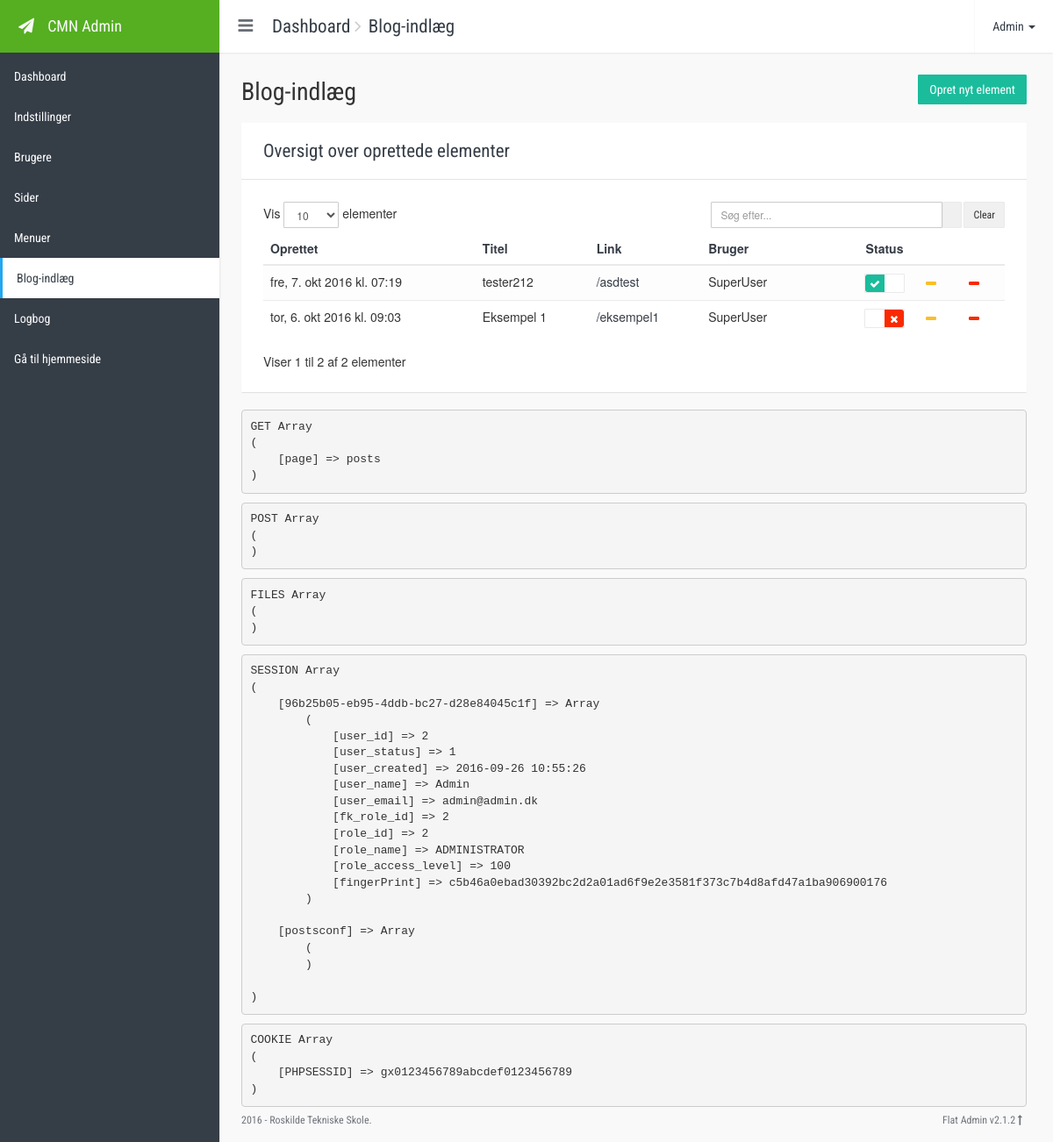
/cmk-cms/index.php?page=posts (signed in), run on the app's committed database.
### tables this page shows
CREATE TABLE IF NOT EXISTS `posts` (
  `post_id` int(10) unsigned NOT NULL AUTO_INCREMENT,
  `post_title` varchar(55) NOT NULL,
  `post_content` text NOT NULL,
  `post_meta_description` varchar(155) DEFAULT NULL,
  `post_time` timestamp NOT NULL DEFAULT CURRENT_TIMESTAMP,
  `post_url_key` varchar(50) NOT NULL,
  `post_status` tinyint(1) unsigned NOT NULL,
  `fk_user_id` mediumint(8) unsigned NOT NULL,
  PRIMARY KEY (`post_id`),
  KEY `fk_user_id` (`fk_user_id`)
);

CREATE TABLE IF NOT EXISTS `users` (
  `user_id` mediumint(8) unsigned NOT NULL AUTO_INCREMENT,
  `user_status` tinyint(1) unsigned NOT NULL DEFAULT '1' COMMENT '0=Disabled, 1=Enabled',
  `user_created` timestamp NOT NULL DEFAULT CURRENT_TIMESTAMP,
  `user_name` varchar(100) NOT NULL,
  `user_email` varchar(100) NOT NULL,
  `user_password` varchar(255) NOT NULL,
  `fk_role_id` tinyint(3) unsigned NOT NULL DEFAULT '4',
  PRIMARY KEY (`user_id`),
  KEY `fk_role_id` (`fk_role_id`)
);

### cmk-cms/config.php (called while the page is built, shortened)
<?php
$include_path = 'includes/';
include $include_path.'classes/db_conf.php';
include $include_path.'classes/events.php';
$DB=new DB();
require $include_path . 'functions.php';
$timeStamp=FORMATTED_TIME;
$icons =
[
	'caret-down'	=> '<i class="fa fa-caret-down fa-fw" aria-hidden="true"></i>',
	'check'			=> '<i class="fa fa-check fa-fw" aria-hidden="true"></i>',
	'create'		=> '<i class="fa fa-plus fa-fw" aria-hidden="true"></i>',
	'edit'			=> '<i class="fa fa-pencil fa-fw" aria-hidden="true"></i>',
	'external-link'	=> '<i class="fa fa-external-link fa-fw" aria-hidden="true"></i>',
	'delete'		=> '<i class="fa fa-trash-o fa-fw" aria-hidden="true"></i>',
	'save'			=> '<i class="fa fa-floppy-o fa-fw" aria-hidden="true"></i>',
	'search'		=> '<i class="fa fa-search fa-fw" aria-hidden="true"></i>',
	'preview'		=> '<i class="fa fa-eye fa-fw" aria-hidden="true"></i>',
	'times'			=> '<i class="fa fa-times fa-fw" aria-hidden="true"></i>',
	'dashboard'		=> '<i class="fa fa-dashboard fa-fw" aria-hidden="true"></i>',
	'warning'		=> '<i class="fa fa-exclamation-triangle fa-fw" aria-hidden="true"></i>',
	'users'			=> '<i class="fa fa fa-users fa-fw" aria-hidden="true"></i>',
	'files'			=> '<i class="fa fa-files-o fa-fw" aria-hidden="true"></i>',
	'file-text'		=> '<i class="fa fa-file-text-o fa-fw" aria-hidden="true"></i>',
	'puzzle'		=> '<i class="fa fa-puzzle-piece fa-fw" aria-hidden="true"></i>',
	'sitemap'		=> '<i class="fa fa-sitemap fa-fw" aria-hidden="true"></i>',
	'comment'		=> '<i class="fa fa-comment fa-fw" aria-hidden="true"></i>',
	'comments'		=> '<i class="fa fa-comments-o fa-fw" aria-hidden="true"></i>',
	'sign-in'		=> '<i class="fa fa-sign-in fa-fw" aria-hidden="true"></i>',
	'sign-out'		=> '<i class="fa fa-sign-out fa-fw" aria-hidden="true"></i>',
	'sort'			=> '<i class="fa fa-sort fa-fw sortable-handle" aria-hidden="true"></i>',
	'sort-asc'		=> '<i class="fa fa-sort-amount-asc fa-fw" aria-hidden="true"></i>',
	'sort-desc'		=> '<i class="fa fa-sort-amount-desc fa-fw" aria-hidden="true"></i>',
	'user'			=> '<i class="fa fa-user fa-fw" aria-hidden="true"></i>',
	'previous'		=> '<i class="fa fa-angle-left fa-fw" aria-hidden="true"></i>',
	'next'			=> '<i class="fa fa-angle-right fa-fw" aria-hidden="true"></i>',
	'history'		=> '<i class="fa fa-history fa-fw" aria-hidden="true"></i>',
	'settings'		=> '<i class="fa fa-cog fa-fw" aria-hidden="true"></i>',
	'link'			=> '<i class="fa fa-link fa-fw" aria-hidden="true"></i>'
];
$buttons =
[
	'save'		=> 'btn btn-success',
	'create'	=> 'btn btn-success',
	'edit'		=> 'btn btn-warning btn-xs',
	'delete'	=> 'btn btn-danger btn-xs',
	'primary'	=> 'btn btn-primary',
	'default'	=> 'btn btn-default'
];
$show_pages_length=[
    '1'=>1,
    '2'=>2,
    '3'=>3,
    '10'=>10,
    '25'=>25,
    '50'=>50,
    '100'=>100,
];

### cmk-cms/includes/classes/db_conf.php (called while the page is built, shortened)
<?php
    class DB{
        private $h = "localhost";
        private $u = "root";
        private $p = "";
        private $d = "hfp2_nco_cms";
        protected $conn;
        public $countrows=true;
        function __construct(){
            $this->conn = new mysqli($this->h, $this->u, $this->p, $this->d);
            $this->conn->set_charset("utf8");
            $this->conn->query("SET lc_time_names='da_DK';");
        }
        function find($table,$obj = null){
            $parameters = array();
            if($obj){
                if(isset($obj['join'])){
                    foreach ($obj['join'] as $k=>$v) {
                        $parameters[] 	= $v['type'] . " JOIN " . $v['table'] . " ON " . $v['cond'];
                    }
                }
                if(isset($obj['cond']))  $parameters[] = "WHERE " . $obj['cond'];
            }
            $fields = $obj && isset($obj['fields']) ? $obj['fields'] : '*';
            $queryDefault="SELECT " . $fields . " FROM " . $table;
            $query=$queryDefault;
            if(count($parameters) > 0)
                $query .= " " . join(" ",$parameters);
            $result = $this->conn->query($query);
            $this->row_totals=$result->num_rows;
            if($this->countrows && $obj){
                if(isset($obj['order'])) $parameters[] = "ORDER BY " . $obj['order'];
                if(isset($obj['limit'])) $parameters[] = "LIMIT " . $obj['limit'];
                if(count($parameters) > 0)
                    $query = $queryDefault." " . join(" ",$parameters);
                $result = $this->conn->query($query);
                $this->row_totals_second=$result->num_rows;
            }
            $r2=array();
            if(!$result){
                query_error($this->conn->error,$query,__LINE__,__FILE__);
            }else if($result->num_rows > 0){
                while ($row = $result->fetch_assoc()) {
                    $r2[]=$row;
                }
            }
            return $r2;
        }
    }
?>

### cmk-cms/view/posts.php (the view, shortened to what this page needs)
<?php
$page_length = isset($_SESSION[$view_file.'conf']['page_length'])	? intval($_SESSION[$view_file.'conf']['page_length'])	: DEFAULT_PAGE_LENGTH;
$page_no 	 = isset($_SESSION[$view_file.'conf']['page_no'])		? $_SESSION[$view_file.'conf']['page_no']	: 1;
$sort_by	 = isset($_SESSION[$view_file.'conf']['sort_by'])		? $_SESSION[$view_file.'conf']['sort_by']	: 'created';
$order 		 = isset($_SESSION[$view_file.'conf']['order'])		? $_SESSION[$view_file.'conf']['order']	: 'desc';
$search 	 = isset($_SESSION[$view_file.'conf']['search'])		? $_SESSION[$view_file.'conf']['search']	: '';
$icon_created		= $icon_title = $icon_link = $icon_user = $icon_status = '';
if ($order  == 'desc')
{
	$new_order	= 'asc';
	$icon		= $icons['sort-desc'];
}
else
{
	$new_order	= 'desc';
	$icon		= $icons['sort-asc'];
}
switch($sort_by)
{
	case 'created':
		$icon_created	= $icon;
		$sorting="post_time ".$order;
		break;
}
?>
<div class="page-title">
	<a class="<?php echo $buttons['create'] ?> pull-right" href="index.php?page=post-create" data-page="post-create"><?php echo $icons['create'] . CREATE_ITEM ?></a>
	<span class="title">
		<?php
		echo $view_files[$view_file]['icon'] . ' ' . $view_files[$view_file]['title']
		?>
	</span>
</div>
<div class="card">
	<div class="card-header">
		<div class="card-title">
			<div class="title"><?php echo OVERVIEW_TABLE_HEADER ?></div>
		</div>
	</div>
	<div class="card-body">
		<div class="row">
			<div class="col-md-4">
				<form class="form-inline" data-page="<?php echo $view_file;?>">
					<label class="font-weight-300">
						Vis
						<select class="form-control input-sm" name="page-length" data-change="submit-form">
							<?php foreach($show_pages_length as $k=>$v){?>
								<option value="<?php echo $k?>" <?php echo $page_length == $k ? "selected" : "" ?>><?php echo $v?></option>
							<?php }?>
						</select>
						elementer
					</label>
				</form>
			</div>
			<div class="col-md-5 col-md-offset-3 text-right">
				<form data-page="<?php echo $view_file;?>">
					<div class="input-group input-group-sm">
						<input type="search" name="search" id="search" class="form-control" placeholder="<?php echo PLACEHOLDER_SEARCH ?>" value="<?php if($search) echo  $search;?>">
						<span class="input-group-btn">
							<button class="btn btn-default" type="submit"><?php echo $icons['search'] ?></button>
						</span>
						<span class="input-group-btn"></span>
						<span class="input-group-btn">
							<button class="btn btn-default" type="submit" name="clear" id="clear" value="search">Clear</button>
						</span>
					</div>
				</form>
			</div>
		</div>
		<div class="table-responsive">
			<table class="table table-hover table-striped">
				<thead>
				<tr>
					<th>
						<a href="index.php?page=<?php echo $view_file;?>&sort-by=created&order=<?php echo $new_order;?>" data-page="<?php echo $view_file;?>" data-params="sort-by=created&order=asc" title="<?php echo SORT_BY_THIS_COLUMN ?>"><?php echo $icon_created .  CREATED ?></a>
					</th>
					<th>
						<a href="index.php?page=<?php echo $view_file;?>&sort-by=title&order=<?php echo $new_order;?>" data-page="<?php echo $view_file;?>" data-params="sort-by=title&order=asc" title="<?php echo SORT_BY_THIS_COLUMN ?>"><?php echo $icon_title .  TITLE ?></a>
					</th>
					<th>
						<a href="index.php?page=<?php echo $view_file;?>&sort-by=url&order=<?php echo $new_order;?>" data-page="<?php echo $view_file;?>" data-params="sort-by=address&order=asc" title="<?php echo SORT_BY_THIS_COLUMN ?>"><?php echo $icon_link .  URL ?></a>
					</th>
					<th>
						<a href="index.php?page=<?php echo $view_file;?>&sort-by=user-name&order=<?php echo $new_order;?>" data-page="<?php echo $view_file;?>" data-params="sort-by=user-name&order=asc" title="<?php echo SORT_BY_THIS_COLUMN ?>"><?php echo $icon_user .  USER ?></a>
					</th>
					<th class="icon"></th>
					<th class="toggle">
						<a href="index.php?page=<?php echo $view_file;?>&sort-by=status&order=<?php echo $new_order;?>" data-page="<?php echo $view_file;?>" data-params="sort-by=status&order=asc" title="<?php echo SORT_BY_THIS_COLUMN ?>"><?php echo $icon_status .  STATUS ?></a>
					</th>
					<th class="icon"></th>
					<th class="icon"></th>
				</tr>
				</thead>
				<tbody>
				<?php
				$offset=$page_length*($page_no-1);
				$sql_options=array(
					'fields'=>'post_id,post_status,DATE_FORMAT(post_time,"'.$timeStamp.'") AS created,user_name,post_title,post_url_key',
					'order'=> $sorting,
					'limit'=> $page_length . " OFFSET " . $offset,
					'join'=>array(
						array('type'=>'INNER','table'=>'users','cond'=>'fk_user_id=user_id'))
				);
				$result=$DB->find('posts',$sql_options);
				$items_total = $DB->row_totals;
				$items_current_total = $DB->row_totals_second;
				foreach($result as $v){
				?>
				<tr>
					<td><?php echo $v['created']; ?></td>
					<td><?php echo $v['post_title']; ?></td>
					<td><a href="../<?php echo $v['post_url_key']; ?>" target="_blank">/<?php echo $v['post_url_key']; ?></a></td>
					<td><?php echo $v['user_name']; ?></td>
					<td class="icon">
					</td>
					<td class="toggle">
					</td>
					<td class="icon">
						<a class="<?php echo $buttons['edit'] ?>" href="index.php?page=post-edit&id=<?php echo $v['post_id']; ?>" data-page="post-edit" data-params="id=<?php echo $v['post_id']; ?>" title="<?php echo EDIT_ITEM ?>"><?php echo $icons['edit'] ?></a>
					</td>
					<td class="icon">
						<a class="<?php echo $buttons['delete'] ?>" data-toggle="confirmation" href="index.php?page=<?php echo $view_file;?>&id=<?php echo $v['post_id']; ?>&delete" data-page="<?php echo $view_file;?>" data-params="id=<?php echo $v['post_id']; ?>&delete" title="<?php echo DELETE_ITEM ?>"><?php echo $icons['delete'] ?></a>
					</td>
				</tr>
				<?php }?>
				</tbody>
			</table>
		</div>
		<div class="row">
			<div class="col-md-3">
				<?php echo sprintf(SHOWING_ITEMS_AMOUNT, ($items_current_total == 0 ? 0 : $offset+1) , $offset+$items_current_total, $items_total) ?>
			</div>
			<div class="col-md-9 text-right">
			</div>
		</div>
	</div>
</div>
<?php
if (DEVELOPER_STATUS) { show_developer_info(); }

### cmk-cms/css/style.css (style rules this page uses)
html { height: 100%; }
body { padding-top: 0; height: 100%; position: relative; }
* { outline: none; }
a { text-decoration: none; }
.font-weight-300 { font-weight: 300; }
.page-title { font-family: 'Roboto Condensed', sans-serif; margin-left: -10px; margin-right: -10px; padding: 15px 10px; margin-bottom: 0px; height: auto; }
.page-title .title { font-size: 2em; }
.card { background-color: #FFF; border-radius: 1px; overflow: hidden; position: relative; }
.card .card-body { padding: 25px; }
.card .card-header .card-title { padding: 1.2em 25px; float: left; }
.card .card-header .card-title .title { font-family: 'Roboto Condensed', sans-serif; font-size: 1.5em; text-decoration: none; }
.card .card-header:after { content: ''; display: block; clear: both; }
.btn { border-radius: 1px; border-width: 1px; font-family: 'Roboto Condensed', sans-serif; }
.btn-group-lg > .btn, .btn-group-lg > .btn-lg, .input-group-sm>.input-group-btn>.btn { border-radius: 1px; }
.form-control, .input-group-sm>.form-control { border-radius: 1px; box-shadow: none; }
th.icon, td.icon { width: 49px; }
th.toggle, td.toggle { text-align: center; width: 78px; }

### cmk-cms/css/themes/flat-new.css (style rules this page uses)
.flat-blue { background-color: #F9F9F9; }
.flat-blue a { color: #363c46; }
.flat-blue .card { box-shadow: 0 1px 1px rgba(0, 0, 0, 0.1); border: 0px solid #E4E4E4; }
.flat-blue .card .card-header { border-bottom: 1px solid #E4E4E4; }
.flat-blue .card .card-header .title { color: #353d47; }
.flat-blue .btn.btn-default { background-color: #F0F0F0; border-color: #EAEAEA; }
.flat-blue .btn.btn-success, .bootstrap-switch .bootstrap-switch-handle-on.bootstrap-switch-success { background-color: #1ABC9C; color: #FFF; border-color: #1ABC9C; }
.flat-blue .btn.btn-warning { background-color: #FABE28; color: #FFF; border-color: #FABE28; }
.flat-blue .btn.btn-danger, .bootstrap-switch .bootstrap-switch-handle-off.bootstrap-switch-danger { background-color: #FA2A00; color: #FFF; border-color: #FA2A00; }
.flat-blue .table > tbody > tr > td, .flat-blue .table > tbody > tr > th, .flat-blue .table > tfoot > tr > td, .flat-blue .table > tfoot > tr > th { border-color: #EAEAEA; }
.flat-blue .table > thead > tr > th { border-color: #EAEAEA; }
.flat-blue .table.table-striped > tbody > tr:nth-of-type(odd) { background-color: #FDFDFD; }

### data on the page
posts: created "fre, 7. okt 2016 kl. 07:19", post_title "tester212", post_url_key "asdtest", fk_user.user_name "SuperUser"
posts: created "tor, 6. okt 2016 kl. 09:03", post_title "Eksempel 1", post_url_key "eksempel1", fk_user.user_name "SuperUser"

### other printed values
$view_files['index']['title'] "Dashboard"
$view_files['posts']['title'] "Blog-indlæg"
$user['user_name'] "Admin"
$details['title'] "Dashboard"
$details['title'] "Indstillinger"
$details['title'] "Brugere"
$details['title'] "Sider"
$details['title'] "Menuer"
$details['title'] "Blog-indlæg"
$details['title'] "Logbog"
GO_TO_SITE "Gå til hjemmeside"
CREATE_ITEM "Opret nyt element"
$view_files[$view_file]['title'] "Blog-indlæg"
OVERVIEW_TABLE_HEADER "Oversigt over oprettede elementer"
CREATED "Oprettet"
